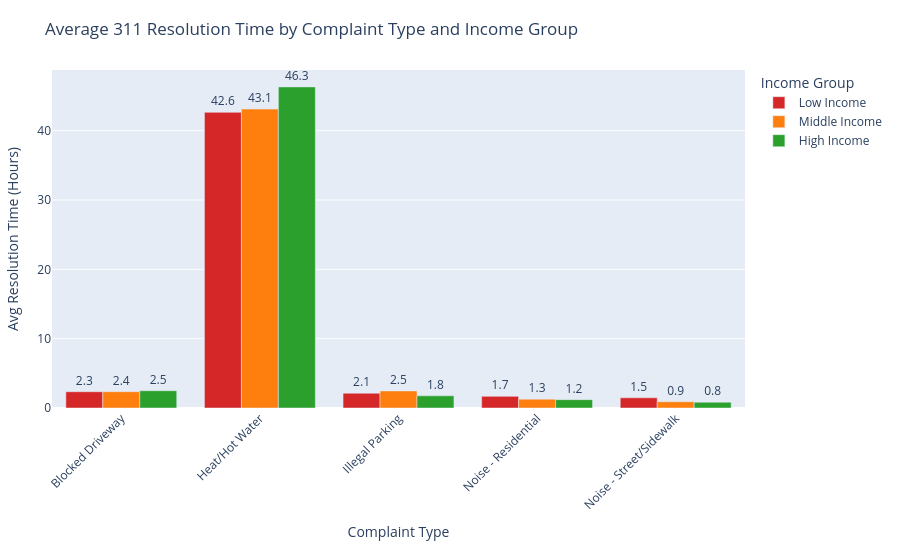

Notebook source saved alongside this figure:
### Markdown cell above
This chart shows how resolution times change over time across income groups. Low-income neighborhoods consistently experience longer resolution times, while high-income areas tend to receive faster service. This suggests a persistent service gap over time.

### Code cell
import pandas as pd
import plotly.express as px

top_complaints = df_merged["complaint_type"].value_counts().head(5).index

df_bar = df_merged[df_merged["complaint_type"].isin(top_complaints)].copy()

df_bar = df_bar.groupby(["complaint_type", "income_group"]).agg({
    "resolution_time_hours": "mean"
}).reset_index()

df_bar["complaint_type"] = df_bar["complaint_type"].str.title()

# FIX: enforce correct income order
df_bar["income_group"] = pd.Categorical(
    df_bar["income_group"],
    categories=["Low Income", "Middle Income", "High Income"],
    ordered=True
)

# SORT properly
df_bar = df_bar.sort_values(["complaint_type", "income_group"])

fig4 = px.bar(
    df_bar,
    x="complaint_type",
    y="resolution_time_hours",
    color="income_group",
    barmode="group",
    title="Average 311 Resolution Time by Complaint Type and Income Group",
    labels={
        "resolution_time_hours": "Avg Resolution Time (Hours)",
        "complaint_type": "Complaint Type",
        "income_group": "Income Group"
    },
    color_discrete_map={
        "Low Income": "#d62728",
        "Middle Income": "#ff7f0e",
        "High Income": "#2ca02c"
    },
    category_orders={
        "income_group": ["Low Income", "Middle Income", "High Income"]
    }
)

fig4.update_traces(
    texttemplate="%{y:.1f}",
    textposition="outside"
)

fig4.update_layout(
    xaxis_tickangle=-45,
    height=550,
    margin=dict(l=40, r=40, t=70, b=90),
    legend_title="Income Group"
)

fig4.show()

### Figure 1 — Plotly figure (JSON) as saved in the notebook; plotly's stock layout.template omitted (floating-point values rounded to 4 significant figures)
{"data": [{"alignmentgroup": "True", "hovertemplate": "Income Group=Low Income<br>Complaint Type=%{x}<br>Avg Resolution Time (Hours)=%{y}<extra></extra>", "legendgroup": "Low Income", "marker": {"color": "#d62728", "pattern": {"shape": ""}}, "name": "Low Income", "offsetgroup": "Low Income", "orientation": "v", "showlegend": true, "textposition": "outside", "texttemplate": "%{y:.1f}", "type": "bar", "x": ["Blocked Driveway", "Heat/Hot Water", "Illegal Parking", "Noise - Residential", "Noise - Street/Sidewalk"], "xaxis": "x", "y": [2.347, 42.64, 2.136, 1.677, 1.471], "yaxis": "y"}, {"alignmentgroup": "True", "hovertemplate": "Income Group=Middle Income<br>Complaint Type=%{x}<br>Avg Resolution Time (Hours)=%{y}<extra></extra>", "legendgroup": "Middle Income", "marker": {"color": "#ff7f0e", "pattern": {"shape": ""}}, "name": "Middle Income", "offsetgroup": "Middle Income", "orientation": "v", "showlegend": true, "textposition": "outside", "texttemplate": "%{y:.1f}", "type": "bar", "x": ["Blocked Driveway", "Heat/Hot Water", "Illegal Parking", "Noise - Residential", "Noise - Street/Sidewalk"], "xaxis": "x", "y": [2.354, 43.11, 2.46, 1.272, 0.8944], "yaxis": "y"}, {"alignmentgroup": "True", "hovertemplate": "Income Group=High Income<br>Complaint Type=%{x}<br>Avg Resolution Time (Hours)=%{y}<extra></extra>", "legendgroup": "High Income", "marker": {"color": "#2ca02c", "pattern": {"shape": ""}}, "name": "High Income", "offsetgroup": "High Income", "orientation": "v", "showlegend": true, "textposition": "outside", "texttemplate": "%{y:.1f}", "type": "bar", "x": ["Blocked Driveway", "Heat/Hot Water", "Illegal Parking", "Noise - Residential", "Noise - Street/Sidewalk"], "xaxis": "x", "y": [2.49, 46.31, 1.759, 1.208, 0.8323], "yaxis": "y"}], "layout": {"barmode": "group", "height": 550, "legend": {"title": {"text": "Income Group"}, "tracegroupgap": 0}, "margin": {"b": 90, "l": 40, "r": 40, "t": 70}, "title": {"text": "Average 311 Resolution Time by Complaint Type and Income Group"}, "xaxis": {"anchor": "y", "domain": [0, 1], "tickangle": -45, "title": {"text": "Complaint Type"}}, "yaxis": {"anchor": "x", "domain": [0, 1], "title": {"text": "Avg Resolution Time (Hours)"}}}}
